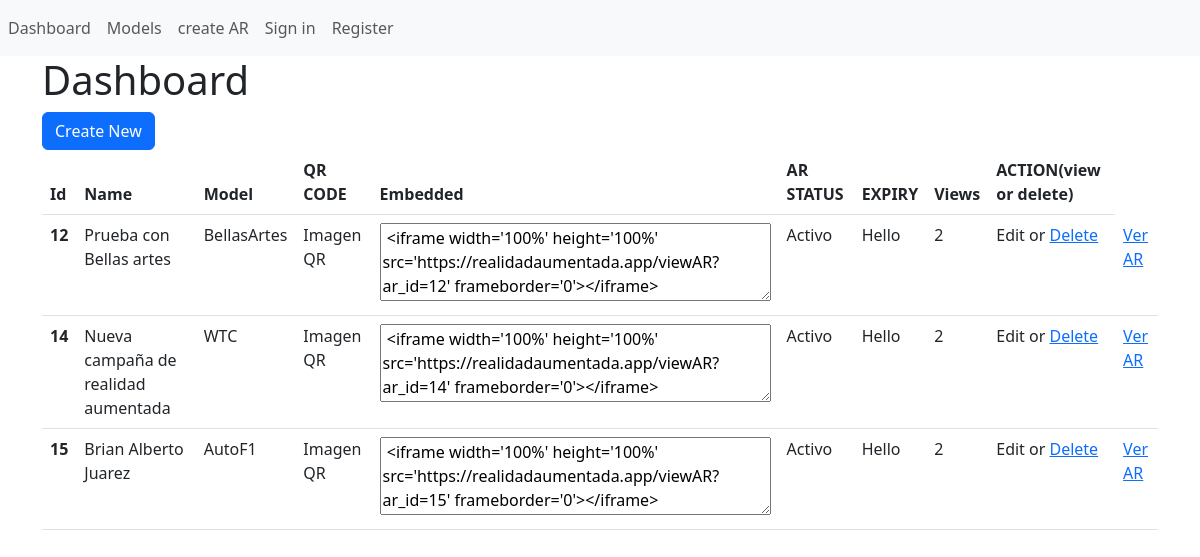
/dashboard, run on the app's committed database.
### main.py (models this page shows)
class ArExperiences(db.Model):
    __tablename__= "arexperiences"
    id=db.Column(db.Integer, primary_key=True)
    name=db.Column(db.String(30))
    model=db.Column(db.String(30))
    description=db.Column(db.String(30))
    qr_code=db.Column(db.String(30))
    category=db.Column(db.String(30))
    ar_status=db.Column(db.Boolean)
    expiration_date=db.Column(db.String(30))
    views=db.Column(db.Integer)

### main.py (the view)
@app.route("/dashboard")
def dashboard():
    all_assets=session.query(ArExperiences).all()
    return render_template("dashboard.html", ar_all=all_assets)

### templates/dashboard.html (shortened to what this page needs)
{%extends "base.html" %}
{%block content %}
<div class="container">
<h1>Dashboard</h1>
    <button type="submit" onclick="window.location.href='{{url_for('create')}}'" class="btn btn-primary">Create New</button>
    <table class="table">
  <thead>
    <tr>
        <th scope="col">Id</th>
        <th scope="col">Name</th>
        <th scope="col">Model</th>
        <th scope="col">QR CODE</th>
        <th scope="col">Embedded</th>
        <th scope="col">AR STATUS</th>
        <th scope="col">EXPIRY</th>
        <th scope="col">Views</th>
        <th scope="col">ACTION(view or delete)</th>
    </tr>
  </thead>
  <tbody>
  {%for ar in ar_all %}
    <tr>
      <th scope="row">{{ar.id}}</th>
      <td>{{ar.name}}</td>
      <td>{{ar.model}}</td>
      <td>Imagen QR</td>
        <td> <textarea cols="40" rows="3"> <iframe width='100%' height='100%' src='https://realidadaumentada.app/viewAR?ar_id={{ar.id}}' frameborder='0'></iframe> </textarea> </td>
        {%if ar.ar_status%}
      <td> Activo</td>
      {%else%}
        <td>Inactivo</td>
        {%endif%}
      <td>{{ar.expiration_date}}</td>
      <td>{{ar.views}}</td>
      <td>Edit or <a href="{{url_for('delete', ar_id=ar.id)}}"> Delete</a> </td>
      <td><a href="{{url_for('viewar', ar_id=ar.id)}}"> Ver AR </a></td>
    </tr>
  {%endfor%}
  </tbody>
</table>
    </div>
{%endblock %}

### data on the page
ArExperiences: id "12", name "Prueba con Bellas artes", model "BellasArtes", id "<iframe width='100%' height='100%' src='https://realidadaumentada.app/viewAR?ar_id=12' frameborder='0'></iframe>", ar_status "Activo", expiration_date "Hello", views "2"
ArExperiences: id "14", name "Nueva campaña de realidad aumentada", model "WTC", id "<iframe width='100%' height='100%' src='https://realidadaumentada.app/viewAR?ar_id=14' frameborder='0'></iframe>", ar_status "Activo", expiration_date "Hello", views "2"
ArExperiences: id "15", name "Brian Alberto Juarez", model "AutoF1", id "<iframe width='100%' height='100%' src='https://realidadaumentada.app/viewAR?ar_id=15' frameborder='0'></iframe>", ar_status "Activo", expiration_date "Hello", views "2"
